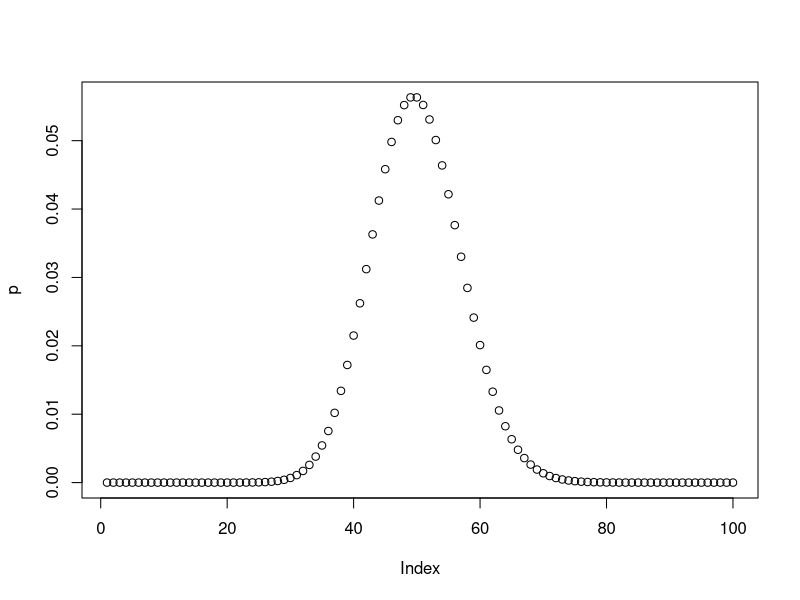

Recreate this plot in R.
x<-3
#on veut le classer de facon decroissante
sort(x, decreasing = TRUE, index.return = TRUE)
#tu vas obptenir test$x, test$ix
#pour sorter mes probabilité
#### ex du prof
x <- 1:100
p <- dpois(1:100, lambda = 50)
plot(p)
#je veux les ordonner en ordre decroissante
sort(p, decreasing = TRUE, index.return = TRUE)
#le x associé au plus grand p était 49, le 2e 50, le 3e 51, ...